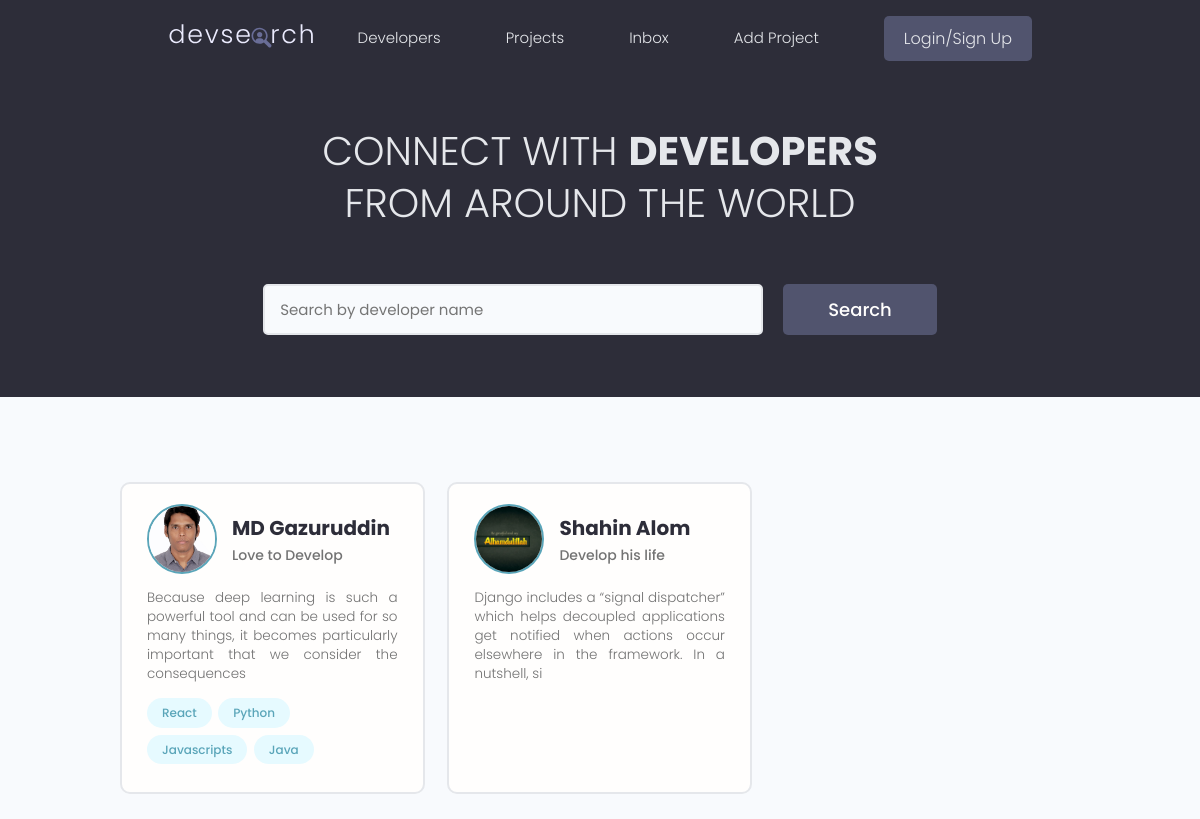
The page / on the database its author committed.
### users/models.py (models this page shows, shortened)
class Profiles(models.Model):
    user = models.OneToOneField(User, on_delete=models.CASCADE, null=True, blank=True)
    name = models.CharField(max_length=200, blank=True, null=True)
    username = models.CharField(max_length=200, blank=True, null=True)
    location = models.CharField(max_length=200, blank=True, null=True)
    email = models.EmailField(max_length=100, blank=True, null=True)
    short_intro = models.CharField(max_length=200, blank=True, null=True)
    bio = models.TextField(blank=True, null=True)
    profile_image = models.ImageField(null=True, blank=True,
                                      upload_to='profiles_picture', default='profiles_picture/user-default.png')
    social_github = models.CharField(max_length=200, blank=True, null=True)
    social_twitter = models.CharField(max_length=200, blank=True, null=True)
    social_linkedin = models.CharField(max_length=200, blank=True, null=True)
    social_stackoverflow = models.CharField(max_length=200, blank=True, null=True)
    social_youtube = models.CharField(max_length=200, blank=True, null=True)
    social_website = models.CharField(max_length=200, blank=True, null=True)
    created = models.DateTimeField(auto_now_add=True)  # automatice created
    id = models.UUIDField(default=uuid.uuid4, unique=True, primary_key=True, editable=False)  # uuid4 encoding type

class Skill(models.Model):
    owner = models.ForeignKey(Profiles, on_delete=models.CASCADE, null=True, blank=True)
    name = models.CharField(max_length=200, blank=True, null=True)
    description = models.TextField(null=True, blank=True)
    created = models.DateTimeField(auto_now_add=True)  # automatice created
    id = models.UUIDField(default=uuid.uuid4, unique=True, primary_key=True, editable=False)  # uuid4 encoding type
    def __str__(self):
        return str(self.name)

### users/views.py (the view)
# urls.py: path('', views.profiles, name="profiles"),
def profiles(request):
    profiles = Profiles.objects.all()
    context = {'profiles': profiles}
    return render(request, 'users/profiles.html', context)

### users/templates/users/profiles.html (shortened to what this page needs)
{%  extends 'main.html' %}
{% block content   %}
  <main class="home">
    <section class="hero-section text-center">
      <div class="container container--narrow">
        <div class="hero-section__box">
          <h2>CONNECT WITH <span>DEVELOPERS</span></h2>
          <h2>FROM AROUND THE WORLD</h2>
        </div>
        <div class="hero-section__search">
          <form class="form" action="#" method="get">
            <div class="form__field">
              <input class="input input--text" id="formInput#search" type="text" name="text"
                placeholder="Search by developer name" />
            </div>
            <input class="btn btn--sub btn--lg" type="submit" value="Search" />
          </form>
        </div>
      </div>
    </section>
    <section class="devlist">
      <div class="container">
        <div class="grid grid--three">
            {% for profile in profiles  %}
          <div class="column card">
            <div class="dev">
              <a href="{%  url 'user-profile' profile.id %}" class="card__body">
                <div class="dev__profile">
                  <img class="avatar avatar--md" src="{{  profile.profile_image.url}}" alt="image" />
                  <div class="dev__meta">
                    <h3>{{  profile.name }}</h3>
                    <h5>{{  profile.short_intro|slice:"40" }}</h5>
                  </div>
                </div>
                <p class="dev__info">{{profile.bio|slice:"150" }}</p>
                <div class="dev__skills">
                    {%  for skill in profile.skill_set.all  %}
                  <span class="tag tag--pill tag--main">
                    <small>{{  skill }}</small>
                  </span>
                    {%  endfor %}
                </div>
              </a>
            </div>
          </div>
        {%  endfor %}
        </div>
      </div>
    </section>
  </main>
{%  endblock content %}

### static/styles/app.css (style rules this page uses)
:root { --color-sub: #2d2d39; }
.btn--sub { background-color: var(--color-sub-light); }
.card { border: 2px solid var(--color-light); }
img { width: 100%; }
.hero-section { height: 40vh; display: flex; align-items: center; background-color: var(--color-sub); }
.hero-section__box { margin-bottom: 4rem; }
.hero-section__box > h2, .hero-section__box > h2 > span { font-size: 4rem; color: var(--color-light); line-height: 1.3; text-transform: uppercase; }
.hero-section__box > h2 { font-weight: 300; }
.hero-section__box > h2 > span { font-weight: 700; }
.hero-section__search > .form { display: flex; align-items: center; justify-content: center; gap: 2rem; }
.hero-section__search > .form input.input--text { width: 50rem; }
.devlist { margin-top: 8rem; }
.devlist .grid { align-items: stretch; }
.devlist .dev .dev__profile { display: flex; align-items: center; gap: 1.5rem; }
.devlist .dev .dev__meta h3 { color: var(--color-sub); font-size: 2rem; font-weight: 700; }
.devlist .dev .dev__meta h5 { color: var(--color-text); font-size: 1.4rem; font-weight: 500; }
.devlist .dev .dev__info { margin: 1.5rem 0; font-size: 1.35rem; line-height: 1.4; text-align: justify; }

### static/uikit/styles/modules/_variables.css (style rules this page uses)
:root { --color-main: #5aa5b9; --color-main-light: #e6faff; --color-sub: #3f4156; --color-sub-light: #51546e; --color-sub-lighter: #ededfd; --color-text: #737373; --color-gray: #8b8b8b; --color-light: #e5e7eb; --color-light-gray: #767676; --color-bg: #f8fafd; --color-white: #fffefd; --color-white-light: #f3f3f3; --color-success: #359e64; --color-success-bg: #def8e8; --color-error: #fc4b0b; --color-error-bg: #fff2ee; --font-base: 'Poppins', arial, helvetica, 'Segoe UI', roboto, ubuntu, sans-serif; --font-monospace: 'Fira Code', 'Courier New', courier, monospace; --font-regular: 300; --font-medium: 500; --font-bold: 700; --generic-shadow: 1px 1px 5px #00000010; --generic-transition: all 0.3s ease-in-out; }

### static/uikit/styles/modules/_base.css (style rules this page uses)
* { margin: 0; padding: 0; box-sizing: border-box; text-rendering: optimizeLegibility; color: inherit; font-size: inherit; }
html { font-size: 50%; }
@media only screen and (min-width: 480px) { html { font-size: 56.25%; } }
@media only screen and (min-width: 1200px) { html { font-size: 62.5%; } }
body { line-height: 1.6; font-weight: 400; font-size: 1.5rem; color: var(--color-text); background-color: var(--color-bg); min-height: 100vh; }

### static/uikit/styles/modules/_typography.css (style rules this page uses)
* { font-family: var(--font-base); }
h2 { font-size: 3.6rem; font-weight: var(--font-bold); }
h3 { font-size: 3.2rem; font-weight: var(--font-medium); }
h5 { font-size: 2.4rem; font-weight: var(--font-medium); }
h5, h6 { font-weight: var(--font-regular); }
p, span, strong { font-size: 1.6rem; color: var(--color-text); font-weight: var(--font-regular); }
a { padding-bottom: 2px; text-decoration: none; display: inline-block; color: var(--color-main); font-weight: var(--font-medium); }

### static/uikit/styles/modules/_utilities.css (style rules this page uses)
.container { width: 92%; max-width: 165rem; margin: 0 auto; box-sizing: border-box; }
.container--narrow { width: 92%; max-width: 120rem; }
@media screen and (min-width: 1000px) { .container { width: 90%; } }
@media screen and (min-width: 1000px) { .container--narrow { width: 85%; } }
@media screen and (min-width: 1200px) { .container { width: 80%; } }
@media screen and (min-width: 1200px) { .container--narrow { width: 72%; } }
.text-center { text-align: center; }

### static/uikit/styles/modules/_avatar.css (style rules this page uses)
.avatar { border-radius: 50%; border: 2px solid var(--color-main); object-fit: cover; }
.avatar--md { height: 7rem; width: 7rem; }

### static/uikit/styles/modules/_button.css (style rules this page uses)
.btn { display: inline-block; position: relative; cursor: pointer; background-color: var(--color-light); font-weight: var(--font-medium); color: var(--color-sub); text-decoration: none; padding: 1rem 2rem; border-radius: 0.5rem; border: none; width: -webkit-fit-content; width: -moz-fit-content; width: fit-content; height: -webkit-fit-content; height: -moz-fit-content; height: fit-content; font-size: 1.6rem; outline-width: 0; outline-color: transparent; -webkit-backface-visibility: hidden; backface-visibility: hidden; transition: all 0.3s ease-in-out; }
.btn--sub { background-color: var(--color-sub); color: var(--color-white); }
.btn--lg { font-size: 1.8rem; padding: 1.2rem 4.5rem; }

### static/uikit/styles/modules/_card.css (style rules this page uses)
.card { border-radius: 1rem; background-color: var(--color-white); border: 1.5px solid var(--color-light); width: auto; height: auto; margin-top: 0.5rem; margin-bottom: 0.5rem; overflow: hidden; }
.card__body, .card__header { padding: 2rem 2.5rem; }

### rows shown on the page
Profiles: profile_image (picture), name "MD Gazuruddin", short_intro "Love to Develop", bio "Because deep learning is such a powerful tool and can be used for so many things, it becomes particularly important that we consider the consequences"
Skill: name "React"
Skill: name "Python"
Skill: name "Javascripts"
Skill: name "Java"
Profiles: profile_image (picture), name "Shahin Alom", short_intro "Develop his life", bio "Django includes a “signal dispatcher” which helps decoupled applications get notified when actions occur elsewhere in the framework. In a nutshell, si"
